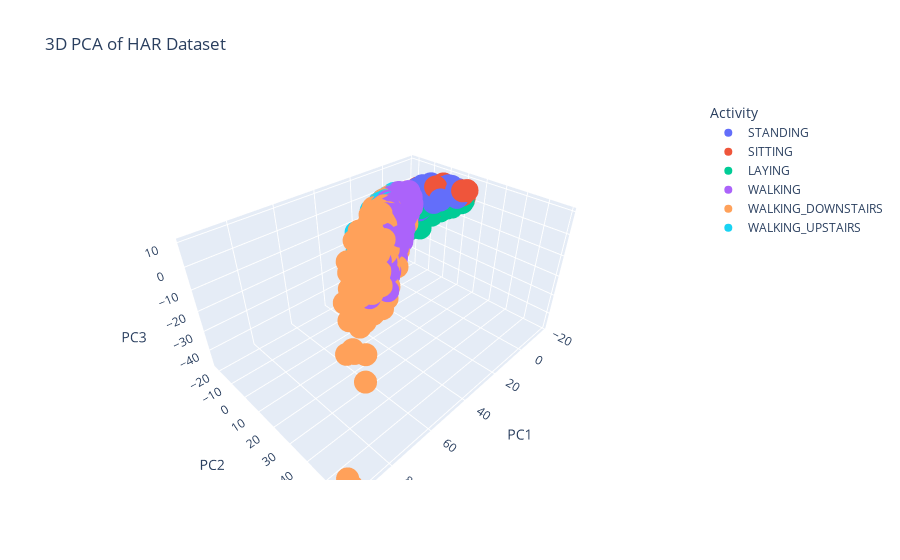

Source (notebook cell):
### Markdown cell above
### 3D PCA Visualization

When projecting the data into **three principal components**, we observe that the third component provides additional separation among the **SITTING**, **STANDING**, and **LAYING** activities.  
This highlights that subtle differences between these stationary activities, which were not easily distinguishable in two dimensions, become more apparent in higher-dimensional projections.

This observation is important to keep in mind when training a classifier:  
**Using more principal components can help preserve critical class-specific information, potentially leading to improved classification accuracy.**  
Balancing the number of components is essential to maintain enough information while avoiding unnecessary complexity.

### Code cell
def plot_component_graph3d(data,title):
    pca_df = pd.DataFrame(data, columns=['PC1', 'PC2', 'PC3'])
    pca_df['Labels'] = y_train.values.ravel()


    pca_df['Activity'] = pca_df['Labels'].map(label_mapping)

    fig = px.scatter_3d(
        pca_df, x='PC1', y='PC2', z='PC3',
        color='Activity',
        title=title
    )
    fig.show()

plot_component_graph3d(data=X_pca,title="3D PCA of HAR Dataset")

### Figure 1 — Plotly figure (JSON) as saved in the notebook; plotly's stock layout.template omitted (floating-point values rounded to 4 significant figures; data arrays with more than 128 entries replaced by an {"elided": "..."} marker saying what was removed)
{"data": [{"hovertemplate": "Activity=STANDING<br>PC1=%{x}<br>PC2=%{y}<br>PC3=%{z}<extra></extra>", "legendgroup": "STANDING", "marker": {"color": "#636efa", "symbol": "circle"}, "mode": "markers", "name": "STANDING", "scene": "scene", "showlegend": true, "type": "scatter3d", "x": {"elided": "1374 float values"}, "y": {"elided": "1374 float values"}, "z": {"elided": "1374 float values"}}, {"hovertemplate": "Activity=SITTING<br>PC1=%{x}<br>PC2=%{y}<br>PC3=%{z}<extra></extra>", "legendgroup": "SITTING", "marker": {"color": "#EF553B", "symbol": "circle"}, "mode": "markers", "name": "SITTING", "scene": "scene", "showlegend": true, "type": "scatter3d", "x": {"elided": "1286 float values"}, "y": {"elided": "1286 float values"}, "z": {"elided": "1286 float values"}}, {"hovertemplate": "Activity=LAYING<br>PC1=%{x}<br>PC2=%{y}<br>PC3=%{z}<extra></extra>", "legendgroup": "LAYING", "marker": {"color": "#00cc96", "symbol": "circle"}, "mode": "markers", "name": "LAYING", "scene": "scene", "showlegend": true, "type": "scatter3d", "x": {"elided": "1407 float values"}, "y": {"elided": "1407 float values"}, "z": {"elided": "1407 float values"}}, {"hovertemplate": "Activity=WALKING<br>PC1=%{x}<br>PC2=%{y}<br>PC3=%{z}<extra></extra>", "legendgroup": "WALKING", "marker": {"color": "#ab63fa", "symbol": "circle"}, "mode": "markers", "name": "WALKING", "scene": "scene", "showlegend": true, "type": "scatter3d", "x": {"elided": "1226 float values"}, "y": {"elided": "1226 float values"}, "z": {"elided": "1226 float values"}}, {"hovertemplate": "Activity=WALKING_DOWNSTAIRS<br>PC1=%{x}<br>PC2=%{y}<br>PC3=%{z}<extra></extra>", "legendgroup": "WALKING_DOWNSTAIRS", "marker": {"color": "#FFA15A", "symbol": "circle"}, "mode": "markers", "name": "WALKING_DOWNSTAIRS", "scene": "scene", "showlegend": true, "type": "scatter3d", "x": {"elided": "986 float values"}, "y": {"elided": "986 float values"}, "z": {"elided": "986 float values"}}, {"hovertemplate": "Activity=WALKING_UPSTAIRS<br>PC1=%{x}<br>PC2=%{y}<br>PC3=%{z}<extra></extra>", "legendgroup": "WALKING_UPSTAIRS", "marker": {"color": "#19d3f3", "symbol": "circle"}, "mode": "markers", "name": "WALKING_UPSTAIRS", "scene": "scene", "showlegend": true, "type": "scatter3d", "x": {"elided": "1073 float values"}, "y": {"elided": "1073 float values"}, "z": {"elided": "1073 float values"}}], "layout": {"legend": {"title": {"text": "Activity"}, "tracegroupgap": 0}, "scene": {"domain": {"x": [0, 1], "y": [0, 1]}, "xaxis": {"title": {"text": "PC1"}}, "yaxis": {"title": {"text": "PC2"}}, "zaxis": {"title": {"text": "PC3"}}}, "title": {"text": "3D PCA of HAR Dataset"}}}
